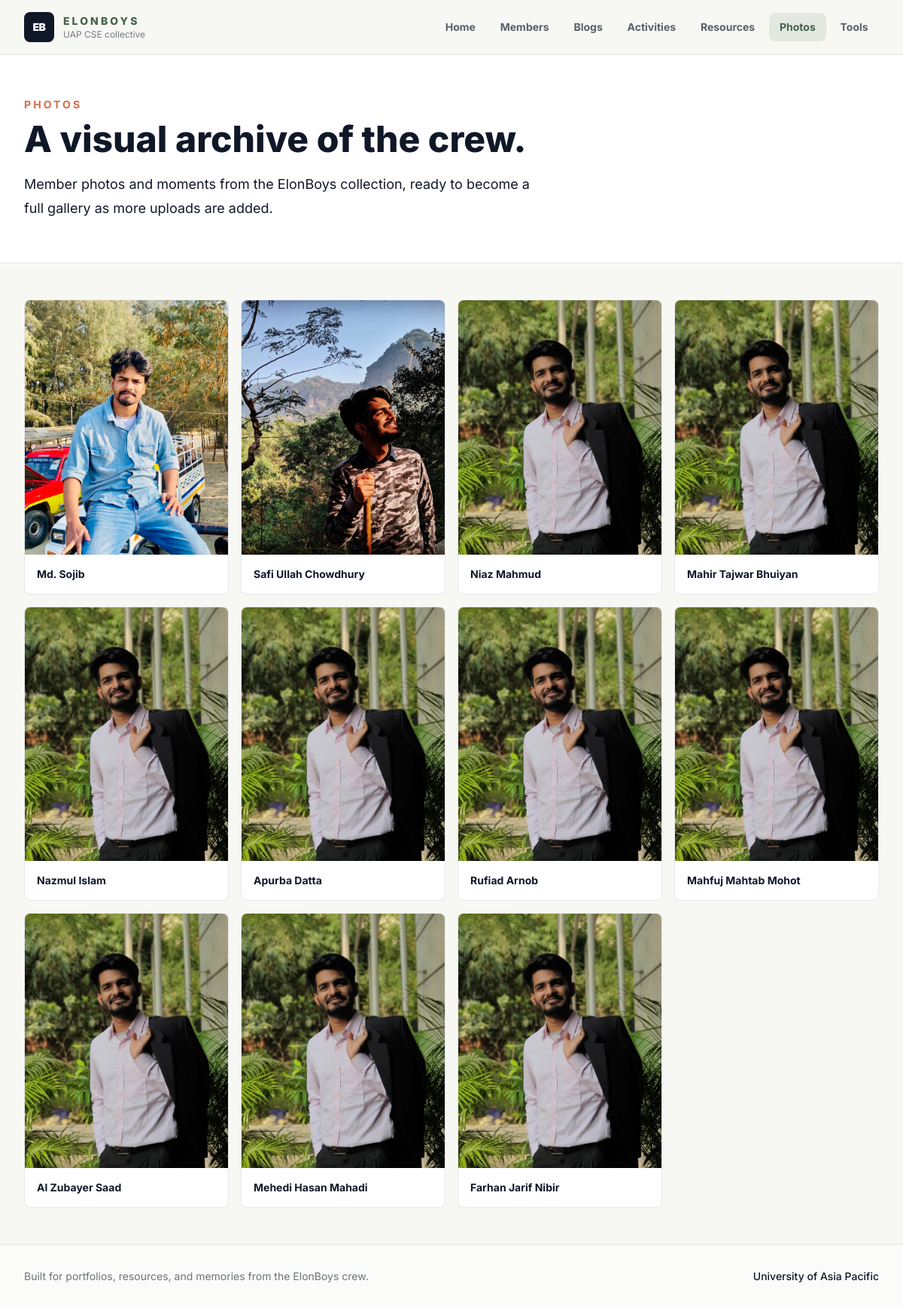
Before: /photos/ with the older database file.
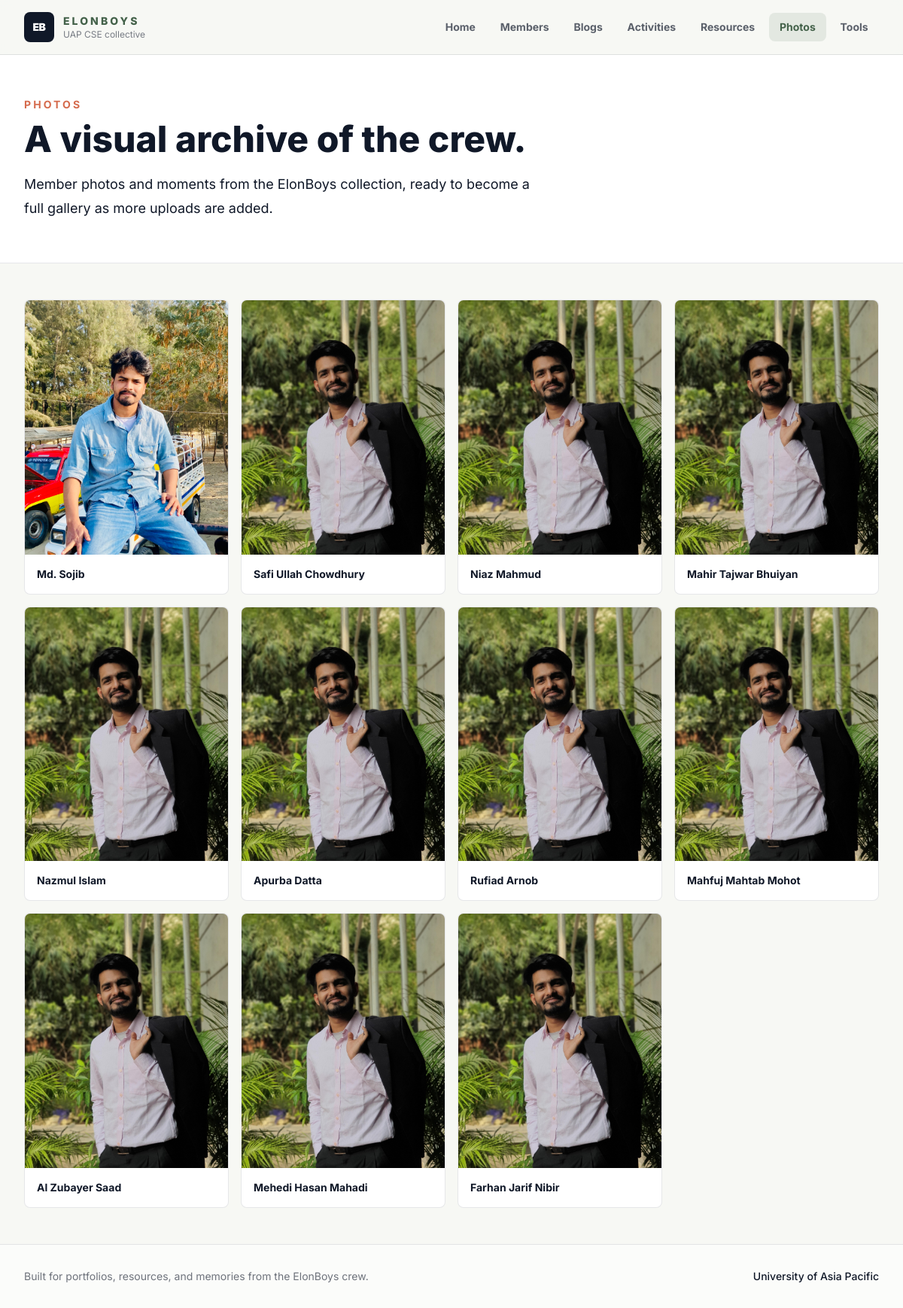
After: the same page with the newer database file.
### member/models.py (models this page shows, shortened)
class Member(models.Model):
    name = models.CharField(max_length=100)
    image1 = models.ImageField(upload_to='media/member/images/')
    image2 = models.ImageField(upload_to='media/member/images/')
    bio = models.CharField(max_length=100)
    description =models.TextField(max_length=500, blank=True)
    facebook_link = models.URLField(blank=True)
    github_link = models.URLField(blank=True)
    linkedin_link = models.URLField(blank=True)
    instagram_link = models.URLField(blank=True)
    resume = models.FileField(upload_to='media/member/resumes/', blank=True)

### member/views.py (the view)
# urls.py: path('photos/', PhotosView.as_view(), name='photos'),
class PhotosView(View):
    def get(self, request):
        photos = Photo.objects.all()
        members = Member.objects.all()
        return render(request, "photos.html", {"photos": photos, "members": members})

### templates/photos.html (shortened to what this page needs)
{% extends 'base.html' %}
{% load static %}
{% block body %}
<section class="border-b border-ink/10 bg-white">
    <div class="mx-auto max-w-7xl px-4 py-14 sm:px-6 lg:px-8">
        <p class="text-sm font-bold uppercase tracking-[0.22em] text-coral">Photos</p>
        <h1 class="mt-3 max-w-3xl text-4xl font-extrabold tracking-normal text-ink sm:text-5xl">A visual archive of the crew.</h1>
        <p class="mt-5 max-w-2xl text-lg leading-8 text-ink/68">Member photos and moments from the ElonBoys collection, ready to become a full gallery as more uploads are added.</p>
    </div>
</section>
<section class="bg-paper py-12">
    <div class="mx-auto max-w-7xl px-4 sm:px-6 lg:px-8">
        <div class="grid gap-4 sm:grid-cols-2 lg:grid-cols-4">
            {% for photo in photos %}
            <figure class="member-card group">
                <div class="aspect-[4/5] overflow-hidden bg-ink/5">
                    <img src="{{ photo.image.url }}" alt="{{ photo.title }}" class="h-full w-full object-cover transition duration-500 group-hover:scale-105">
                </div>
                <figcaption class="p-4">
                    <p class="text-sm font-bold text-ink">{{ photo.title }}</p>
                    {% if photo.caption %}
                    <p class="mt-1 text-sm leading-6 text-ink/60">{{ photo.caption }}</p>
                    {% endif %}
                </figcaption>
            </figure>
            {% empty %}
            {% for member in members %}
            <figure class="member-card group">
                <div class="aspect-[4/5] overflow-hidden bg-ink/5">
                    <img src="{{ member.image2.url }}" alt="{{ member.name }}" class="h-full w-full object-cover transition duration-500 group-hover:scale-105" data-fallback-src="{% static 'img/safi-pro2.jpg' %}">
                </div>
                <figcaption class="p-4 text-sm font-bold text-ink">{{ member.name }}</figcaption>
            </figure>
            {% empty %}
            <div class="rounded-lg border border-ink/10 bg-white p-8 text-center">
                <h2 class="text-xl font-extrabold text-ink">No photos yet</h2>
                <p class="mt-2 text-ink/60">Add member images in the Django admin to populate this gallery.</p>
            </div>
            {% endfor %}
            {% endfor %}
        </div>
    </div>
</section>
{% endblock %}

Changed rows visible on the page:
changed Member "Safi Ullah Chowdhury": image2: picture removed, a placeholder shows
